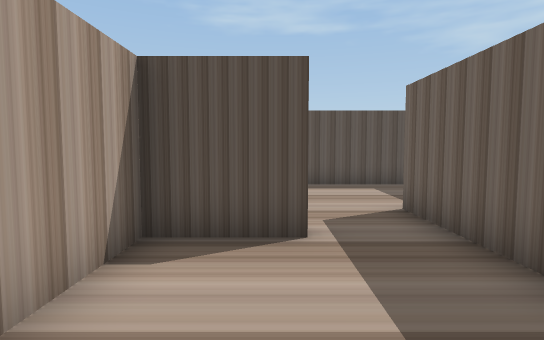
View 1 (above)

14 first-person views from a walk through a Unity game level. The camera is 0.59 m above the floor, tilts 4° down and sees 80° across. The floor is counted in squares, 0.5 m on a side. Each view is taken from the middle of a square. On the plan, view 1 faces up. The plan holds only what a view shows up to about 13 squares ahead; the rest is blank.

View 2
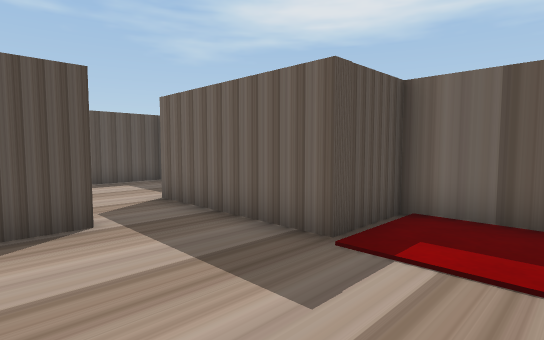

View 3
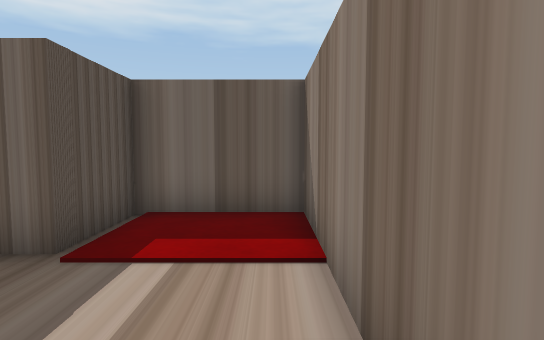

View 4
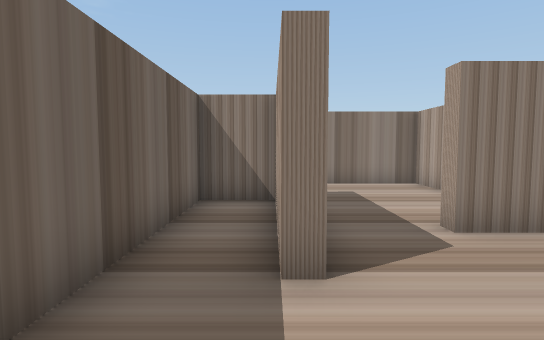

View 5
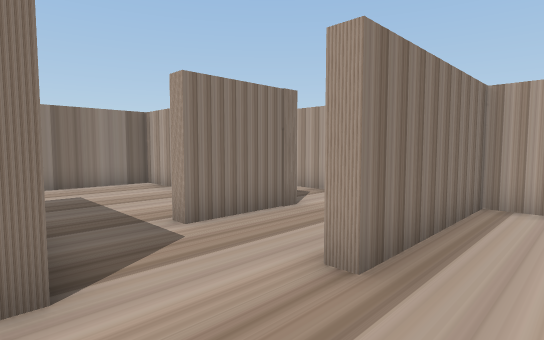

View 6
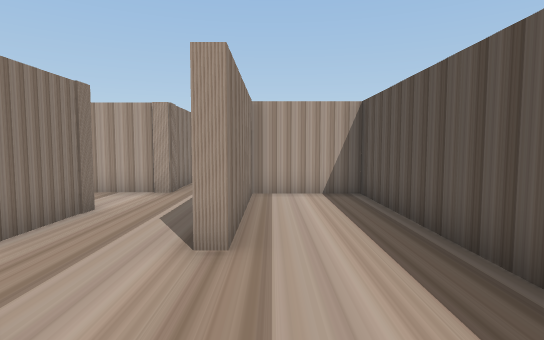

View 7
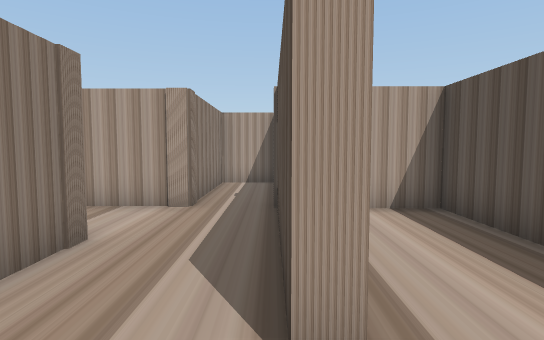

View 8
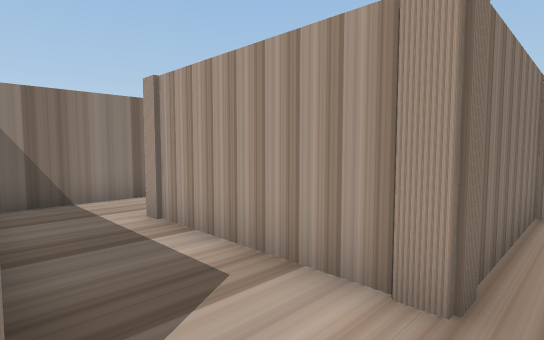

View 9
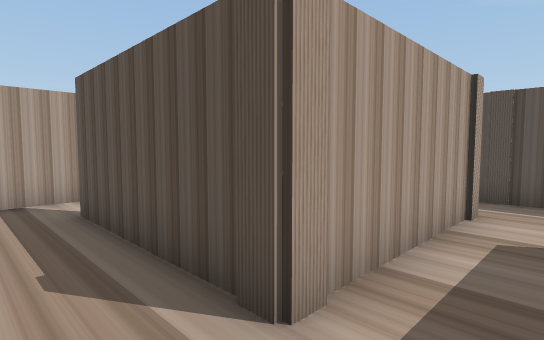

View 10
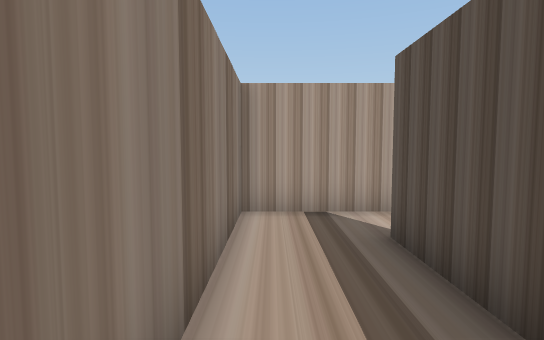

View 11
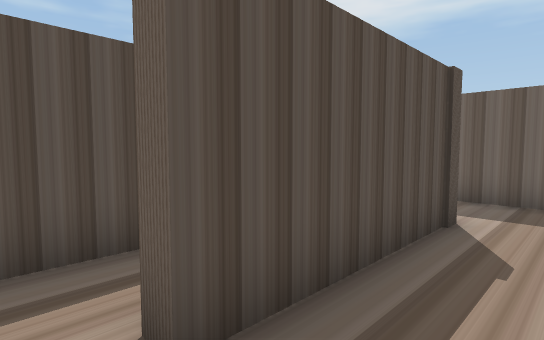

View 12
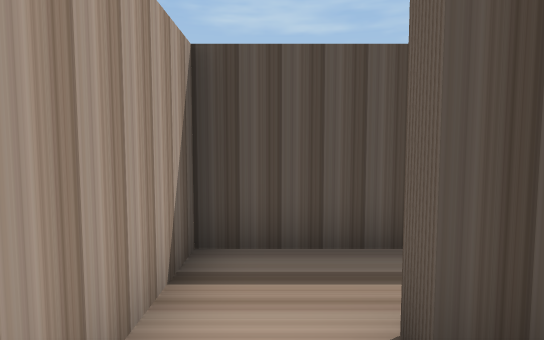

View 13
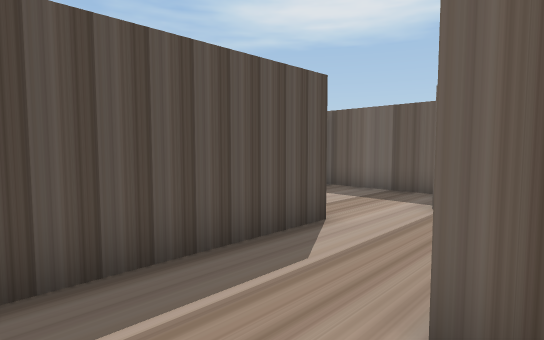

View 14
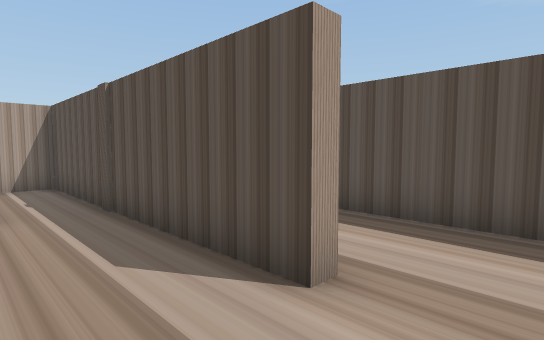

### Floor plan
Ten units are one square. View 1 is at (0, 0); x grows to the right and y downward. Boxes are objects, and circles mark ways between rooms. Rooms are numbered by the first view taken in them; rooms with no view inside come last. Other rooms are left out.
<svg viewBox="-114 -108 165 129">
<path fill="none" stroke="#000" d="M-17 -1 -17 16 46 16 46 -14 25 -14 25 -36M4 -42 -17 -42 -17 -19M-21 -41 -21 -46 4 -46 4 -42M-21 4 -21 -11M25 -36 25 -62 29 -62M-109 -5 -109 16 -26 16M36 -103 -42 -103 -42 -75 4 -75 4 -71 -88 -71 -88 -53 -45 -53 -45 -6 -92 -6M29 -62 29 -22M29 -18 46 -18 46 -103 36 -103"/>
<circle cx="15" cy="-40" r="3" fill="#2a7"/>
<circle cx="30" cy="-80" r="3" fill="#2a7"/>
<text x="10" y="-10">1</text>
<text x="-30" y="-40">2</text>
<text x="40" y="-60">3</text>
</svg>
Room 1 opens to room 2. Room 2 opens to room 3.

Where each view was taken, in squares from view 1:
view 1: 0 up, 0 right, facing up
view 2: 1 down, 1 left, facing up-right
view 3: 1 down, 1 left, facing right
view 4: 9 up, 3 right, facing down
view 5: 9 up, 3 right, facing down-left
view 6: 8 up, 4 right, facing left
view 7: 7 up, 2 right, facing left
view 8: 6 up, 2 left, facing down-left
view 9: 1 down, 3 left, facing up-left
view 10: 1 down, 5 left, facing left
view 11: 1 down, 10 left, facing up-right
view 12: 1 down, 10 left, facing up
view 13: 4 up, 4 left, facing up-right
view 14: 5 up, 2 right, facing up-left
